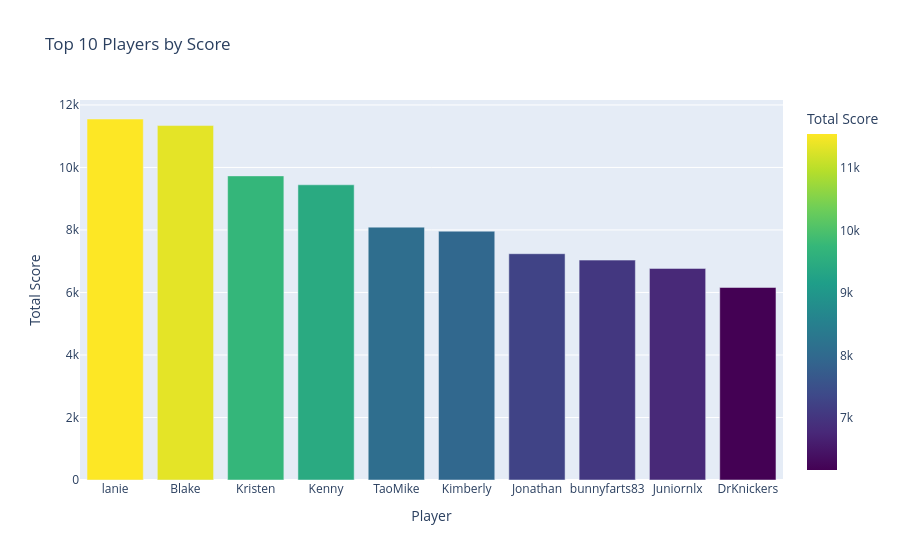
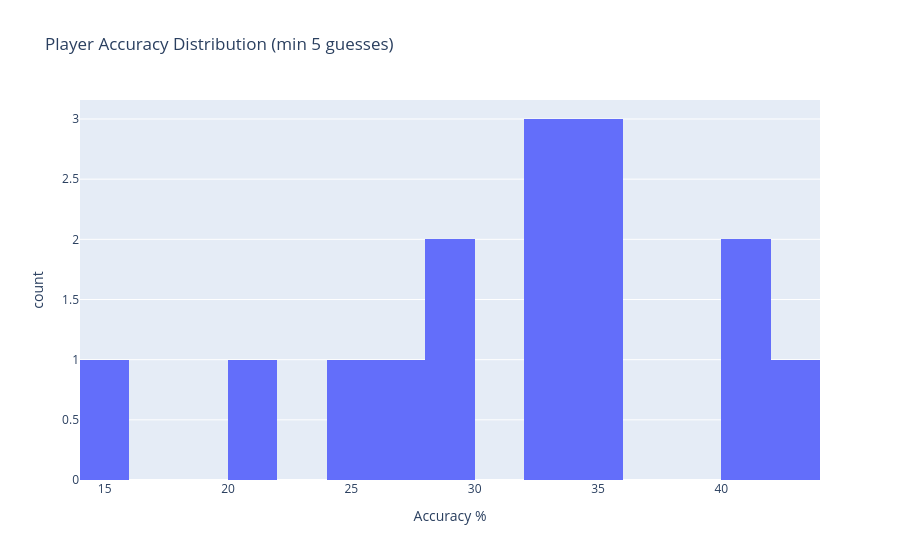
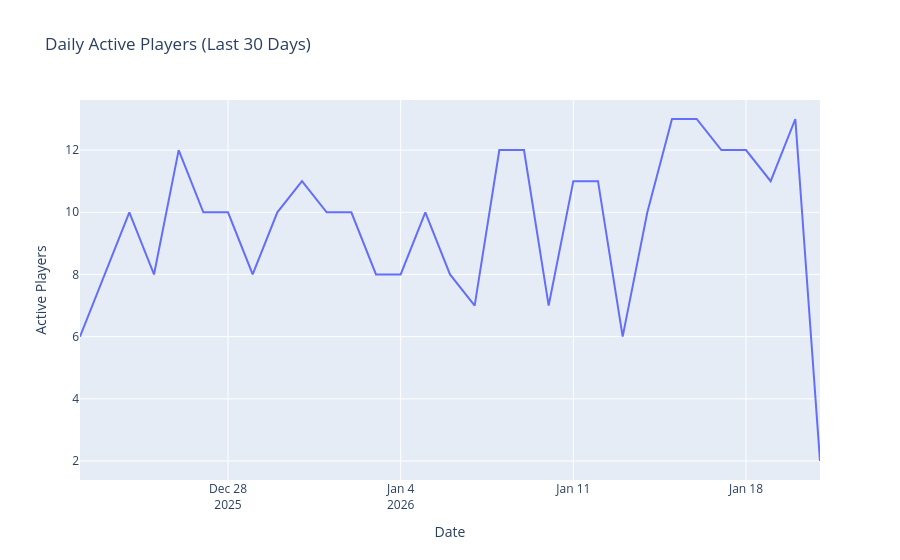

The code cell stored with these charts, in order, in its notebook:
### Markdown cell above
## 3. Player Engagement & Performance Metrics

Comprehensive analysis of player activity, accuracy, and competitive performance.

### Code cell
if "conn" in locals() and conn:
    # Top Players by Score
    query = """
    SELECT 
        p.name,
        p.score,
        p.answer_streak as current_streak,
        COUNT(DISTINCT CASE WHEN g.is_correct = 1 THEN g.daily_question_id END) as correct_answers,
        COUNT(DISTINCT g.daily_question_id) as days_participated,
        ROUND(100.0 * COUNT(CASE WHEN g.is_correct = 1 THEN 1 END) / COUNT(g.id), 1) as accuracy_pct
    FROM players p
    LEFT JOIN guesses g ON p.id = g.player_id
    GROUP BY p.id, p.name, p.score, p.answer_streak
    ORDER BY p.score DESC
    LIMIT 15;
    """
    df_leaderboard = pd.read_sql_query(query, conn)
    print("🏆 Top Players Leaderboard")
    print(df_leaderboard.to_string(index=False))

    # Visualize top 10 by score
    fig = px.bar(
        df_leaderboard.head(10),
        x="name",
        y="score",
        title="Top 10 Players by Score",
        labels={"score": "Total Score", "name": "Player"},
        color="score",
        color_continuous_scale="Viridis",
    )
    fig.show()

    # Player Accuracy Distribution
    query = """
    SELECT 
        p.name,
        ROUND(100.0 * COUNT(CASE WHEN g.is_correct = 1 THEN 1 END) / COUNT(g.id), 1) as accuracy
    FROM players p
    INNER JOIN guesses g ON p.id = g.player_id
    GROUP BY p.id, p.name
    HAVING COUNT(g.id) >= 5
    ORDER BY accuracy DESC;
    """
    df_accuracy = pd.read_sql_query(query, conn)

    fig = px.histogram(
        df_accuracy,
        x="accuracy",
        nbins=20,
        title="Player Accuracy Distribution (min 5 guesses)",
        labels={"accuracy": "Accuracy %", "count": "Number of Players"},
    )
    fig.show()

    # Active Player Trends (last 30 days)
    query = """
    SELECT 
        DATE(g.guessed_at) as date,
        COUNT(DISTINCT g.player_id) as active_players
    FROM guesses g
    WHERE g.guessed_at >= DATE('now', '-30 days')
    GROUP BY DATE(g.guessed_at)
    ORDER BY date;
    """
    df_active = pd.read_sql_query(query, conn)
    if not df_active.empty:
        df_active["date"] = pd.to_datetime(df_active["date"])
        fig = px.line(
            df_active,
            x="date",
            y="active_players",
            title="Daily Active Players (Last 30 Days)",
            labels={"active_players": "Active Players", "date": "Date"},
        )
        fig.show()

    # Total Participation Summary
    query = """
    SELECT 
        COUNT(DISTINCT player_id) as total_players,
        COUNT(DISTINCT CASE WHEN guessed_at >= DATE('now', '-7 days') THEN player_id END) as active_last_7d,
        COUNT(DISTINCT CASE WHEN guessed_at >= DATE('now', '-30 days') THEN player_id END) as active_last_30d
    FROM guesses;
    """
    df_summary = pd.read_sql_query(query, conn)
    print("\n📈 Player Activity Summary:")
    print(f"Total players with guesses: {df_summary.iloc[0]['total_players']}")
    print(f"Active in last 7 days: {df_summary.iloc[0]['active_last_7d']}")
    print(f"Active in last 30 days: {df_summary.iloc[0]['active_last_30d']}")

### Figure 1 — Plotly figure (JSON) as saved in the notebook; plotly's stock layout.template omitted (floating-point values rounded to 4 significant figures)
{"data": [{"alignmentgroup": "True", "hovertemplate": "Player=%{x}<br>Total Score=%{marker.color}<extra></extra>", "legendgroup": "", "marker": {"color": [11550, 11340, 9730, 9445, 8090, 7960, 7240, 7035, 6770, 6160], "coloraxis": "coloraxis", "pattern": {"shape": ""}}, "name": "", "offsetgroup": "", "orientation": "v", "showlegend": false, "textposition": "auto", "type": "bar", "x": ["lanie", "Blake", "Kristen", "Kenny", "TaoMike", "Kimberly", "Jonathan", "bunnyfarts83", "Juniornlx", "DrKnickers"], "xaxis": "x", "y": [11550, 11340, 9730, 9445, 8090, 7960, 7240, 7035, 6770, 6160], "yaxis": "y"}], "layout": {"barmode": "relative", "coloraxis": {"colorbar": {"title": {"text": "Total Score"}}, "colorscale": [[0, "#440154"], [0.1111, "#482878"], [0.2222, "#3e4989"], [0.3333, "#31688e"], [0.4444, "#26828e"], [0.5556, "#1f9e89"], [0.6667, "#35b779"], [0.7778, "#6ece58"], [0.8889, "#b5de2b"], [1, "#fde725"]]}, "legend": {"tracegroupgap": 0}, "title": {"text": "Top 10 Players by Score"}, "xaxis": {"anchor": "y", "domain": [0, 1], "title": {"text": "Player"}}, "yaxis": {"anchor": "x", "domain": [0, 1], "title": {"text": "Total Score"}}}}

### Figure 2 — Plotly figure (JSON) as saved in the notebook; plotly's stock layout.template omitted (floating-point values rounded to 4 significant figures)
{"data": [{"alignmentgroup": "True", "bingroup": "x", "hovertemplate": "Accuracy %=%{x}<br>count=%{y}<extra></extra>", "legendgroup": "", "marker": {"color": "#636efa", "pattern": {"shape": ""}}, "name": "", "nbinsx": 20, "offsetgroup": "", "orientation": "v", "showlegend": false, "type": "histogram", "x": [43.6, 40.8, 40.6, 35.1, 34.8, 34.2, 33, 32.7, 32.2, 29.5, 29.4, 26.7, 25, 21.7, 15.6], "xaxis": "x", "yaxis": "y"}], "layout": {"barmode": "relative", "legend": {"tracegroupgap": 0}, "title": {"text": "Player Accuracy Distribution (min 5 guesses)"}, "xaxis": {"anchor": "y", "domain": [0, 1], "title": {"text": "Accuracy %"}}, "yaxis": {"anchor": "x", "domain": [0, 1], "title": {"text": "count"}}}}

### Figure 3 — Plotly figure (JSON) as saved in the notebook; plotly's stock layout.template omitted (floating-point values rounded to 4 significant figures)
{"data": [{"hovertemplate": "Date=%{x}<br>Active Players=%{y}<extra></extra>", "legendgroup": "", "line": {"color": "#636efa", "dash": "solid"}, "marker": {"symbol": "circle"}, "mode": "lines", "name": "", "orientation": "v", "showlegend": false, "type": "scatter", "x": ["2025-12-22T00:00:00", "2025-12-23T00:00:00", "2025-12-24T00:00:00", "2025-12-25T00:00:00", "2025-12-26T00:00:00", "2025-12-27T00:00:00", "2025-12-28T00:00:00", "2025-12-29T00:00:00", "2025-12-30T00:00:00", "2025-12-31T00:00:00", "2026-01-01T00:00:00", "2026-01-02T00:00:00", "2026-01-03T00:00:00", "2026-01-04T00:00:00", "2026-01-05T00:00:00", "2026-01-06T00:00:00", "2026-01-07T00:00:00", "2026-01-08T00:00:00", "2026-01-09T00:00:00", "2026-01-10T00:00:00", "2026-01-11T00:00:00", "2026-01-12T00:00:00", "2026-01-13T00:00:00", "2026-01-14T00:00:00", "2026-01-15T00:00:00", "2026-01-16T00:00:00", "2026-01-17T00:00:00", "2026-01-18T00:00:00", "2026-01-19T00:00:00", "2026-01-20T00:00:00", "2026-01-21T00:00:00"], "xaxis": "x", "y": [6, 8, 10, 8, 12, 10, 10, 8, 10, 11, 10, 10, 8, 8, 10, 8, 7, 12, 12, 7, 11, 11, 6, 10, 13, 13, 12, 12, 11, 13, 2], "yaxis": "y"}], "layout": {"legend": {"tracegroupgap": 0}, "title": {"text": "Daily Active Players (Last 30 Days)"}, "xaxis": {"anchor": "y", "domain": [0, 1], "title": {"text": "Date"}}, "yaxis": {"anchor": "x", "domain": [0, 1], "title": {"text": "Active Players"}}}}
